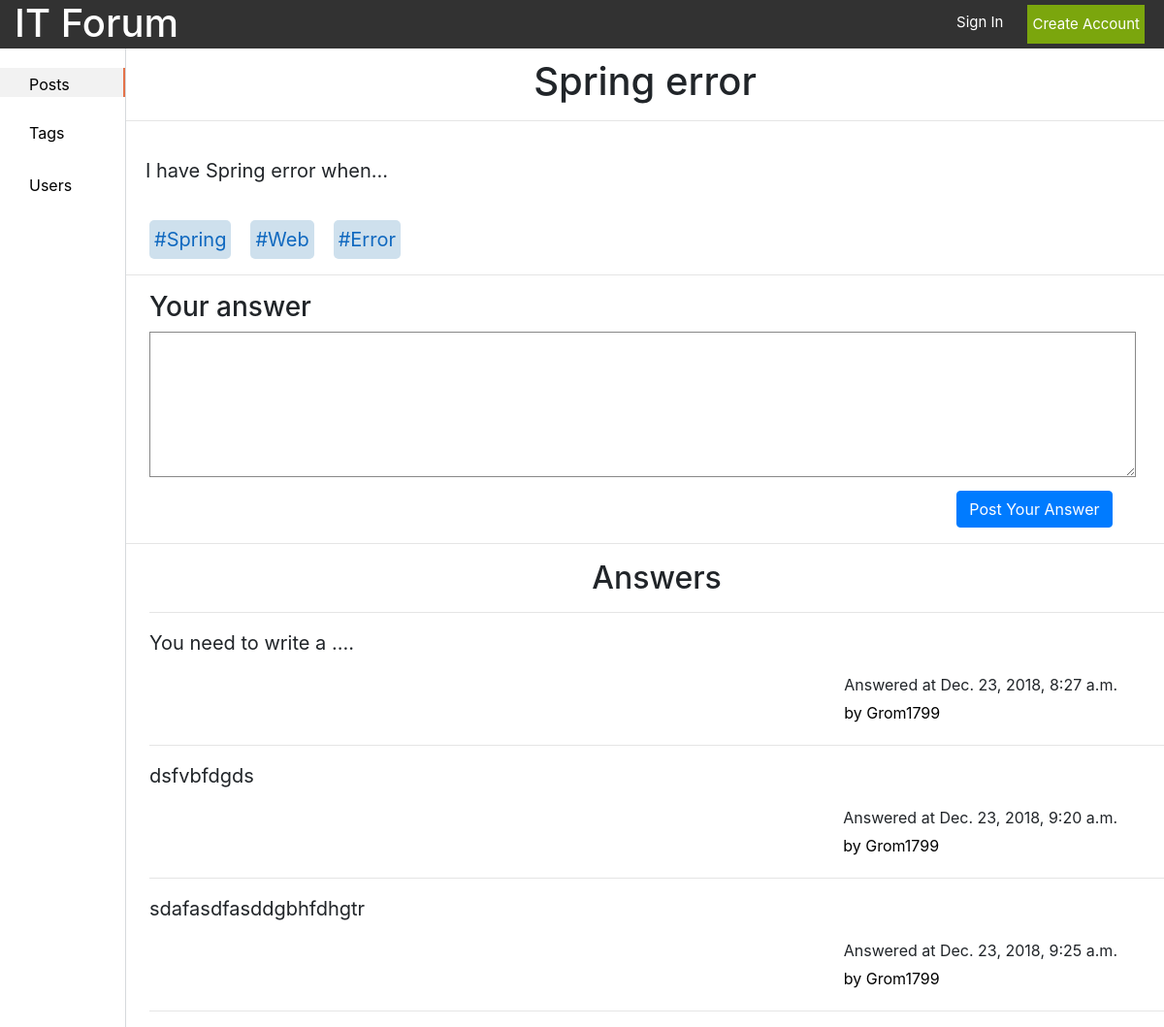
/posts/3/, run on the app's committed database.
### forum/models.py (models this page shows, shortened)
class Post(models.Model):
    id = models.AutoField(primary_key=True)
    theme = models.CharField(max_length=100, unique=True, error_messages={'unique': "This theme has already exist."})
    context = models.TextField(default='', blank=True, null=True)
    creator = models.ForeignKey(UserProfile, on_delete=models.CASCADE)
    create = models.DateTimeField(auto_now_add=True)
    tags = models.ManyToManyField(Tag)
    like = models.IntegerField(default=0)
    dislike = models.IntegerField(default=0)

class Tag(models.Model):
    id = models.AutoField(primary_key=True)
    name = models.CharField(max_length=15, unique=True)
    context = models.TextField(default='', blank=True, null=True)
    creator = models.ForeignKey(UserProfile, on_delete=models.CASCADE)
    create = models.DateTimeField(auto_now_add=True)
    count = models.IntegerField(default=0)
    def __str__(self):
        return '#' + self.name

class Comment(models.Model):
    id = models.AutoField(primary_key=True)
    context = models.TextField()
    creator = models.ForeignKey(UserProfile, on_delete=models.CASCADE)
    create = models.DateTimeField(auto_now_add=True)
    like = models.IntegerField(default=0)
    dislike = models.IntegerField(default=0)
    post = models.ForeignKey(Post, on_delete=models.CASCADE)

class UserProfile(models.Model):
    user = models.OneToOneField(User, on_delete=models.CASCADE)
    about = models.CharField(max_length=255, blank=True)
    photo = models.ImageField(upload_to='gallery_photos', blank=True, null=True)
    count_posts = models.IntegerField(default=0)
    count_tags = models.IntegerField(default=0)
    def __str__(self):
        return self.user.username

### forum/views.py (the view)
# urls.py: path('posts/<int:post_id>/', views.post, name='post'),
def post(request, post_id):
    current_post = Post.objects.get(id=post_id)
    comments = Comment.objects.filter(post=current_post)
    context = {'post': current_post, 'comments': comments}
    return render(request, 'post/post.html', context=context)

### templates/post/post.html (shortened to what this page needs)
{% load static %}
<!DOCTYPE html>
<html lang="en">
<head>
    <link rel="stylesheet" href="https://stackpath.bootstrapcdn.com/bootstrap/4.1.3/css/bootstrap.min.css"
>
    <link rel="stylesheet" href="{% static 'css/style.css' %}">
</head>
<body>
<header class="header container-fluid d-flex justify-content-between">
    <a href="/">
        <h1>IT Forum</h1>
    </a>
    {% if user.is_authenticated %}
        <div class="d-flex justify-content-end">
            <span class="username"><a href="/profile">{{ user.username }}</a></span>
            <a class="log_out" href="/logout">
                <p class="small_text">Log out</p>
            </a>
        </div>
    {% else %}
        <div class="d-flex justify-content-end">
            <a class="sign_in_text" href="/login">
                <p class="small_text">Sign In</p>
            </a>
            <button class="btn-default green_btn small_text" onclick="location.href='/registration'">Create Account
            </button>
        </div>
    {% endif %}
</header>
<div class="content">
    <div class="list">
        <ul class="left_sidebar">
            <li id="posts"><a href="/posts">Posts</a></li>
            <li id="tags"><a href="/tags">Tags</a></li>
            <li id="users"><a href="/users">Users</a></li>
        </ul>
    </div>
    <div class="page">
        <h1 class="post_desc_header">{{ post.theme }}</h1>
        <hr/>
        <p class="post_desc_context">{{ post.context }}</p>
        <div class="ml-4 d-flex">
            {% for tag in post.tags.all %}
                <div class="tag">
                    <a class="tag_name"
                       href="/posts?tag={{ tag.name }}"><span>{{ tag }}</span></a>
                </div>
            {% endfor %}
        </div>
        <hr/>
        <form action="posts/{{ post.id }}/comment/" method="post" id="comment_form">
            <h3 class="ml-4">Your answer</h3>
            <label class="ml-4 text_area_parent">
                <textarea class="comment_text_area" required></textarea>
            </label>
            <div class="d-flex justify-content-end">
                <input type="submit" class="btn btn-primary post_answer_btn" value="Post Your Answer"/>
            </div>
        </form>
        <hr/>
        <div class="comments ml-4">
            {% if comments %}
                <h2 class="post_desc_header">Answers</h2>
                <hr/>
                {% for comment in comments %}
                    <div class="comment d-block">
                        <p class="comment_text">{{ comment.context }}</p>
                        <div class="d-flex justify-content-end mr-5">
                            <div class="d-inline comment_info">
                                <p>Answered at {{ comment.create }}</p>
                                <p class="user" onclick="location.href = '/profile/{{ comment.creator }}/'"> by
                                    <span>{{ comment.creator }}</span></p>
                            </div>
                        </div>
                        <hr/>
                    </div>
                {% endfor %}
            {% else %}
                <h2>No comments yet!</h2>
            {% endif %}
        </div>
    </div>
</div>
</body>
</html>

### static/css/style.css (style rules this page uses)
* { padding: 0; margin: 0; }
.header { position: fixed; width: 100%; height: 50px; background: #323232; }
.header > a, .header > a:focus, .header > a:hover { text-decoration: none; color: white; }
.header > a > h1, .header > a > h1:focus, .header > a > h1:hover { color: white; }
.green_btn { background-color: #7BA60D; margin: 5px; border: none; padding: 5px; color: white; cursor: pointer; }
.small_text { font-size: 15px; }
.sign_in_text, .sign_in_text:focus, .sign_in_text:hover { color: white; margin-top: 12px; text-decoration: none; margin-right: 20px; }
.left_sidebar { list-style: none; }
.left_sidebar > li { margin-top: 20px; padding: 5px 50px 5px 30px; }
.left_sidebar > li > a, .left_sidebar > li > a:focus, .left_sidebar > li > a:hover { color: black; text-decoration: none; cursor: pointer; }
.content { padding-top: 50px; }
.list { border-right: 1px solid #D6D9DC; display: inline-block; width: 130px; height: 100%; position: fixed; top: 50px; left: 0; background-color: white; overflow-x: hidden; }
.page { overflow-y: hidden; margin-left: 130px; width: available; width: -moz-available; width: -webkit-fill-available; }
.tag { background-color: #CEE0ED; padding: 5px; border-radius: 5px; margin-right: 20px; }
.tag_name { color: #0F68BF; font-size: 20px; }
.active_tab { background-color: #F2F2F2; height: 30px; border-right: 2px solid #E47249; }
.post_desc_header { text-align: center; margin-top: 10px; }
.post_desc_context { text-align: left; padding: 20px; font-size: 20px; word-wrap: break-word; }
.text_area_parent { width: 95%; }
.comment_text_area { border: 1px solid #888; width: 100%; min-height: 25px; height: 150px; resize: vertical; padding: 10px; }
.post_answer_btn { margin-right: 5%; }
.comment_text { font-size: 20px; }
.user { color: black; cursor: pointer; }
.comment_info > p { margin-bottom: 5px; }

### data on the page
Post: theme "Spring error", context "I have Spring error when..."
Tag: name "#Spring"
Tag: name "#Web"
Tag: name "#Error"
Comment: context "You need to write a ....", create "Dec. 23, 2018, 8:27 a.m.", creator "Grom1799"
Comment: context "dsfvbfdgds", create "Dec. 23, 2018, 9:20 a.m.", creator "Grom1799"
Comment: context "sdafasdfasddgbhfdhgtr", create "Dec. 23, 2018, 9:25 a.m.", creator "Grom1799"
